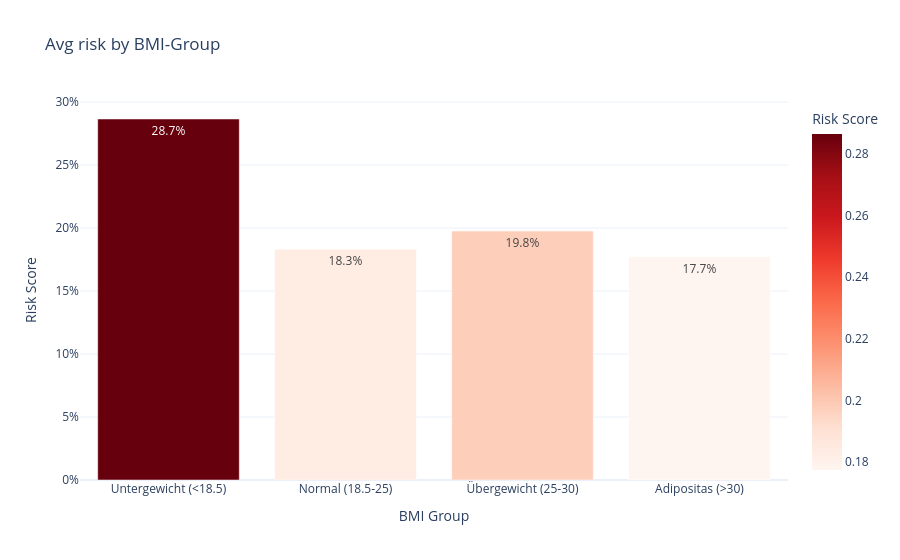

Notebook source saved alongside this figure:
### Markdown cell above
### BMI Analyse

### Code cell
bins = [0, 18.5, 25, 30, 100]
labels = ['Untergewicht (<18.5)', 'Normal (18.5-25)', 'Übergewicht (25-30)', 'Adipositas (>30)']
df_analyze['bmi_group'] = pd.cut(df_analyze['bmi'], bins=bins, labels=labels)

df_bmi_mean = df_analyze.groupby('bmi_group', observed=True)['risk_score'].mean().reset_index()

fig1 = px.bar(
    df_bmi_mean, 
    x='bmi_group', 
    y='risk_score',
    text_auto='.1%', # Zeigt %-Wert direkt auf dem Balken
    title='Avg risk by BMI-Group',
    labels={'risk_score': 'Risk Score', 'bmi_group': 'BMI Group'},
    color='risk_score',
    color_continuous_scale='Reds',
    template="plotly_white"
)
fig1.update_layout(yaxis_tickformat='.0%') # Y-Achse als Prozent formatieren
fig1.show()

### Figure 1 — Plotly figure (JSON) as saved in the notebook; plotly's stock layout.template omitted (floating-point values rounded to 4 significant figures)
{"data": [{"hovertemplate": "BMI Group=%{x}<br>Risk Score=%{marker.color}<extra></extra>", "legendgroup": "", "marker": {"color": [0.2865, 0.1831, 0.1976, 0.1774], "coloraxis": "coloraxis", "pattern": {"shape": ""}}, "name": "", "orientation": "v", "showlegend": false, "textposition": "auto", "texttemplate": "%{y:.1%}", "type": "bar", "x": ["Untergewicht (<18.5)", "Normal (18.5-25)", "Übergewicht (25-30)", "Adipositas (>30)"], "xaxis": "x", "y": [0.2865, 0.1831, 0.1976, 0.1774], "yaxis": "y"}], "layout": {"barmode": "relative", "coloraxis": {"colorbar": {"title": {"text": "Risk Score"}}, "colorscale": [[0, "rgb(255,245,240)"], [0.125, "rgb(254,224,210)"], [0.25, "rgb(252,187,161)"], [0.375, "rgb(252,146,114)"], [0.5, "rgb(251,106,74)"], [0.625, "rgb(239,59,44)"], [0.75, "rgb(203,24,29)"], [0.875, "rgb(165,15,21)"], [1, "rgb(103,0,13)"]]}, "legend": {"tracegroupgap": 0}, "title": {"text": "Avg risk by BMI-Group"}, "xaxis": {"anchor": "y", "domain": [0, 1], "title": {"text": "BMI Group"}}, "yaxis": {"anchor": "x", "domain": [0, 1], "tickformat": ".0%", "title": {"text": "Risk Score"}}}}
